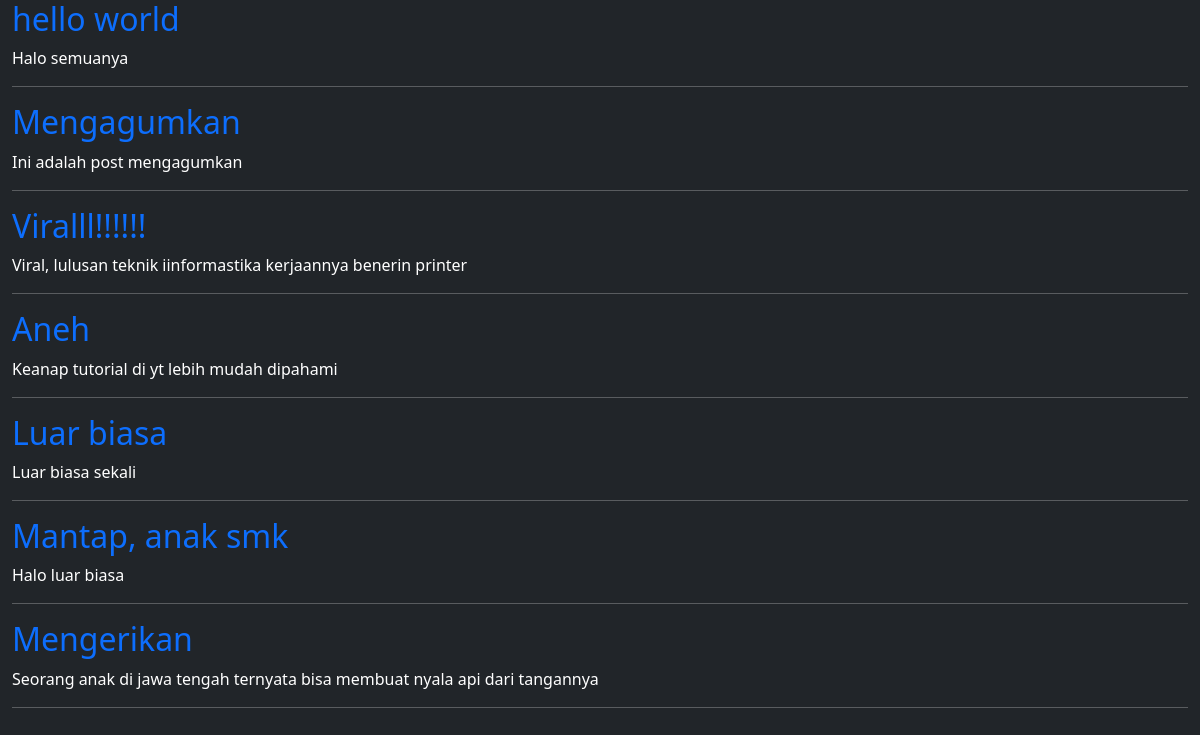
Screenshot of /blog/ with the database file from the repository.
### blog/models.py (models this page shows, shortened)
class Post(models.Model):
    judul = models.CharField(max_length=255)
    body = models.TextField(max_length=255)
    category = models.CharField(max_length=255)
    dibuat = models.DateTimeField(auto_now_add=True, null=True)
    slug = models.SlugField(null=True, blank=True, editable=False)

### blog/views.py (the view)
# urls.py: path('', semua_postingan, name='semua_postingan'),
def semua_postingan(request):
    post = Post.objects.all()
    return render(request, 'semua-postingan.html', {'post':post, 'judul':'Semua postingan'})

### blog/templates/semua-postingan.html (shortened to what this page needs)
{% extends 'base.html' %}
{% block content %}
  {% for post in post %}
    <h2> <a href="{% url 'postingan' post.slug %}" class='text-decoration-none'>{{ post.judul }}</a> </h2>
    <p>{{ post.body }}</p>
    <hr>
  {% endfor %}
{% endblock content %}

### templates/base.html (shortened to what this page needs)
{% load static  %}
<!DOCTYPE html>
<html lang="en">
  <head>
    <link href="https://cdn.jsdelivr.net/npm/bootstrap@5.2.3/dist/css/bootstrap.min.css" rel="stylesheet">
    <link rel="stylesheet" href="{% static 'css/master.css' %}">
  </head>
  <body>
    <div class='container-fluid bg-dark text-white'>
      {% block content %}
      {% endblock content %}
    </div>
  </body>
</html>

### static/css/master.css (style rules this page uses)
body { height: 100%; background-color: #212529; }

### rows the page displays
Post: body "Halo semuanya"
Post: judul "Mengagumkan", body "Ini adalah post mengagumkan"
Post: judul "Viralll!!!!!!", body "Viral, lulusan teknik iinformastika kerjaannya benerin printer"
Post: judul "Aneh", body "Keanap tutorial di yt lebih mudah dipahami"
Post: judul "Luar biasa", body "Luar biasa sekali"
Post: judul "Mantap, anak smk", body "Halo luar biasa"
Post: judul "Mengerikan", body "Seorang anak di jawa tengah ternyata bisa membuat nyala api dari tangannya"
